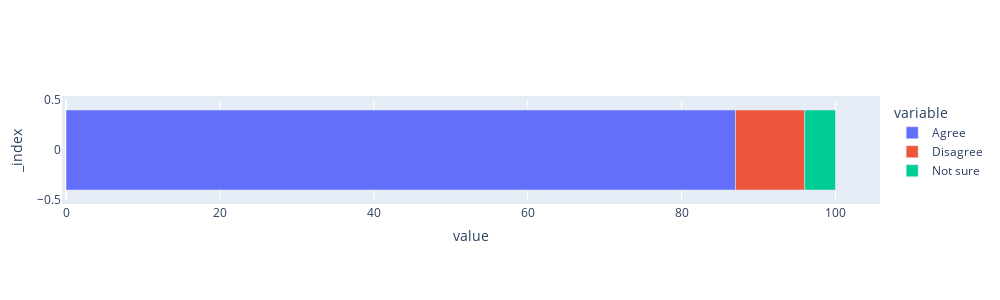

Notebook source saved alongside this figure:
### Code cell
import plotly.express as px

fig = px.bar(dfPercentage_thought, x=["Agree", "Disagree", "Not sure"],height=200)
fig.update_layout(
    autosize=True,
    width=1000,
    height=300,
    margin=dict(
        l=50,
        r=50,
        b=100,
        t=100,
        pad=4
    ),
)


fig.show()

### Figure 1 — Plotly figure (JSON) as saved in the notebook; plotly's stock layout.template omitted (floating-point values rounded to 4 significant figures)
{"data": [{"alignmentgroup": "True", "hovertemplate": "variable=Agree<br>value=%{x}<br>_index=%{y}<extra></extra>", "legendgroup": "Agree", "marker": {"color": "#636efa", "pattern": {"shape": ""}}, "name": "Agree", "offsetgroup": "Agree", "orientation": "h", "showlegend": true, "textposition": "auto", "type": "bar", "x": [87], "xaxis": "x", "y": [0], "yaxis": "y"}, {"alignmentgroup": "True", "hovertemplate": "variable=Disagree<br>value=%{x}<br>_index=%{y}<extra></extra>", "legendgroup": "Disagree", "marker": {"color": "#EF553B", "pattern": {"shape": ""}}, "name": "Disagree", "offsetgroup": "Disagree", "orientation": "h", "showlegend": true, "textposition": "auto", "type": "bar", "x": [9], "xaxis": "x", "y": [0], "yaxis": "y"}, {"alignmentgroup": "True", "hovertemplate": "variable=Not sure<br>value=%{x}<br>_index=%{y}<extra></extra>", "legendgroup": "Not sure", "marker": {"color": "#00cc96", "pattern": {"shape": ""}}, "name": "Not sure", "offsetgroup": "Not sure", "orientation": "h", "showlegend": true, "textposition": "auto", "type": "bar", "x": [4], "xaxis": "x", "y": [0], "yaxis": "y"}], "layout": {"autosize": true, "barmode": "relative", "height": 300, "legend": {"title": {"text": "variable"}, "tracegroupgap": 0}, "margin": {"b": 100, "l": 50, "pad": 4, "r": 50, "t": 100}, "width": 1000, "xaxis": {"anchor": "y", "domain": [0, 1], "title": {"text": "value"}}, "yaxis": {"anchor": "x", "domain": [0, 1], "title": {"text": "_index"}}}}
